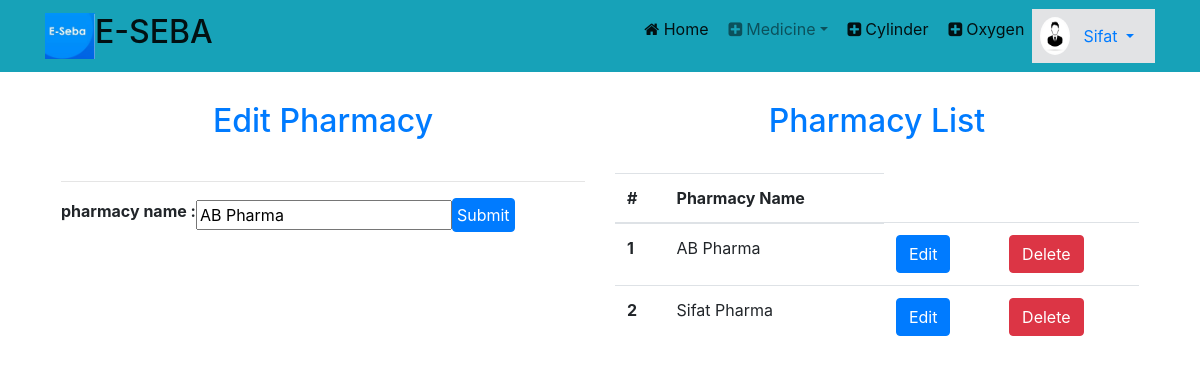
The page /seller/medicine.php?source=edit_pharmacy&phar_id=19 (signed in) on the database its author committed.
### tables this page shows
CREATE TABLE `pharmacy` (
  `phar_id` int(11) NOT NULL,
  `phar_name` varchar(200) NOT NULL,
  `seller_id` int(11) NOT NULL
);

### lib/Database.php (called while the page is built, shortened)
<?php
Class Database{
	public $host   = DB_HOST;
	public $user   = DB_USER;
	public $pass   = DB_PASS;
	public $dbname = DB_NAME;
	public $link;
	private function connectDB(){
	$this->link = new mysqli($this->host, $this->user, $this->pass, $this->dbname);
 }
	public function select($query){
		$result = $this->link->query($query) or die($this->link->error.__LINE__);
		if($result->num_rows > 0){
			return $result;
		} else {
			return false;
		}
	}
}

### classes/Medicine.php (called while the page is built, shortened)
<?php
 $filepath = realpath(dirname(__FILE__));
 include_once ($filepath.'/../lib/Database.php');
class Medicine
{
	private $db;
	function __construct(){
		$this->db = new Database();
	}
	public function allPharmacy(){
		$sql ='SELECT * FROM `pharmacy` join sellers ON sellers.seller_id= pharmacy.seller_id';
		$fetchAll = $this->db->select($sql);
		return $fetchAll;
	}
	public function singlePharmacy($id){
		$sql ="SELECT * FROM pharmacy WHERE phar_id='{$id}'";
		$fetchAll = $this->db->select($sql);
		return $fetchAll;
	}
}

### seller/layout/edit_pharmacy.php (the view, shortened to what this page needs)
<section class="container-fluid container">
	<?php
		if(isset($_GET['phar_id'])){
			$result = $Medicine->singlePharmacy($_GET['phar_id']);
			$value = $result->fetch_assoc();
		}
	?>
	<div class="row p-3">
		<div class="col-md-6">
			<h2 class="text-center text-primary p-4">Edit Pharmacy</h2>
			<hr>
			<div>
				<form class="d-flex align-items-center" action="" method="post">
					<label><b>pharmacy name :  </b></label>
					<input type="text" name="pharmacy" value="<?php echo $value['phar_name']; ?>" />
					<button type="submit" name="addpharmacy" class="btn btn-primary p-1">Submit</button>
				</form>
			</div>
		</div>
		<div class="col-md-6">
			<h2 class="text-center text-primary p-4">Pharmacy List</h2>
			<table class="table">
				<thead>
					<tr>
					  <th scope="col">#</th>
					  <th scope="col">Pharmacy Name</th>
					</tr>
				</thead>
			  	<tbody>
			  	<?php
					$result = $Medicine->allPharmacy();
					if($result){
						$i = 0;
						while($value = $result->fetch_assoc()){
							$i++;
				?>
				    <tr>
				      <th scope="row"><?php echo $i; ?></th>
				      <td><?php echo $value['phar_name']; ?></td>
				      <td><a href="?source=edit_pharmacy&phar_id=<?php echo $value['phar_id']; ?>" class="btn btn-primary">Edit</a></td>
				      <td><a href="?delete_phar=<?php echo $value['phar_id']; ?>" class="btn btn-danger">Delete</a></td>
				    </tr>
				<?php }} ?>
			  	</tbody>
			</table>
		</div>
	</div>
</section>

### rows shown on the page
pharmacy: pharmacy "AB Pharma", phar_name "AB Pharma"
pharmacy: phar_name "Sifat Pharma"

### other values the page prints
Session::get('sellername') "Sifat"
